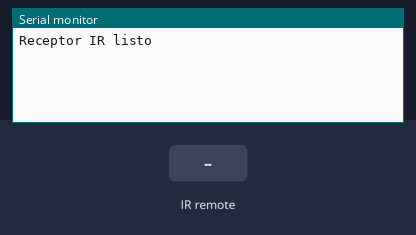
Simulated run of this sketch. Board: Arduino Uno, built with avr-gcc and run on an emulated ATmega328P. Parts: the last lines printed to the serial monitor. The inputs (shaded band) are chosen by the test bench.

Above: at 1.2 s.
1.3 s: infrared code 0xE916FF00 received
At 2.4 s:
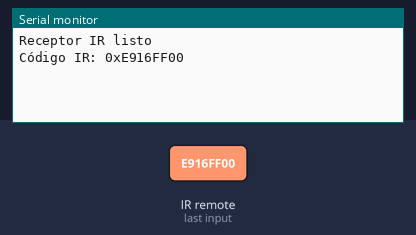
2.8 s: infrared code 0xF30CFF00 received
At 3.5 s:
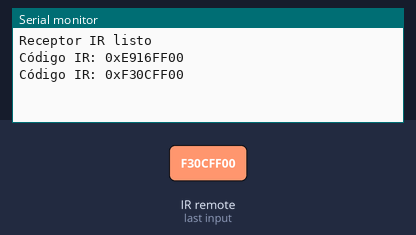
4.3 s: infrared code 0xA15EFF00 received
At 4.6 s:
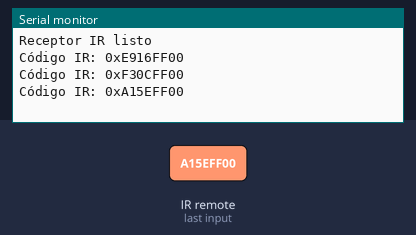
5.8 s: infrared code 0xF708FF00 received
At 7.0 s:
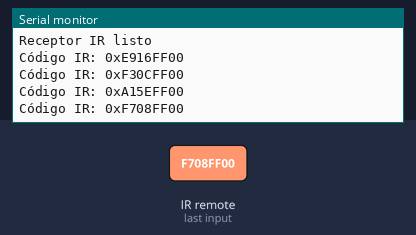
7.3 s: infrared code 0xE31CFF00 received
At 8.1 s:
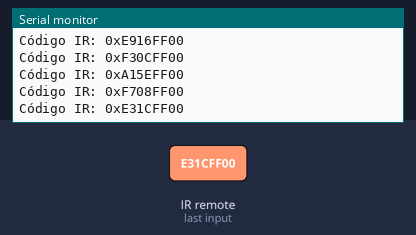
8.8 s: infrared code 0xA55AFF00 received
At 9.3 s:
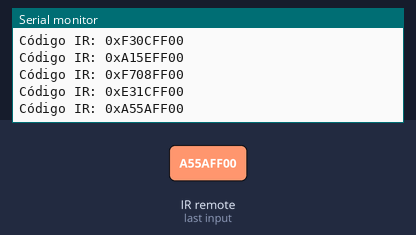

Measured:
- after the input at 1.3 s, the serial monitor: prints a new line at once (image 1)
- after the input at 2.8 s, the serial monitor: prints a new line at once (image 2)
- after the input at 4.3 s, the serial monitor: prints a new line at once (image 3)
- after the input at 5.8 s, the serial monitor: prints a new line at once (image 4)
- after the input at 7.3 s, the serial monitor: prints a new line at once (image 5)
- after the input at 8.8 s, the serial monitor: prints a new line at once (image 6)

The sketch:

IR_module.ino
```cpp
#include <IRremote.h>

// Pin donde está conectado el receptor IR
const int RECV_PIN = 11;

// Define los códigos IR para diferentes botones
#define CODE_1 0xE916FF00
#define CODE_2 0xF30CFF00
#define CODE_3 0xE718FF00
#define CODE_4 0xA15EFF00
#define CODE_5 0xF708FF00
#define CODE_6 0xE31CFF00
#define CODE_7 0xA55AFF00
#define CODE_8 0xBD42FF00
#define CODE_9 0xAD52FF00

void setup() {
  Serial.begin(9600);
  // Inicializa el receptor IR
  IrReceiver.begin(RECV_PIN, ENABLE_LED_FEEDBACK);
  Serial.println("Receptor IR listo");
}

void loop() {
  // Verifica si hay datos disponibles
  if (IrReceiver.decode()) {
    // Lee el código IR recibido
    unsigned long receivedCode = IrReceiver.decodedIRData.decodedRawData;
    Serial.print("Código IR: 0x");
    Serial.println(receivedCode, HEX);

    // Reinicia el receptor para recibir la próxima señal
    IrReceiver.resume();
  }
}
```
